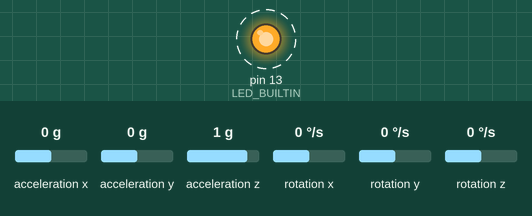
Simulated run of this sketch. Board: Arduino Uno, built with avr-gcc and run on an emulated ATmega328P. Parts: output pins drawn as LEDs (lit = HIGH). Dashed ring = blinking. The inputs (shaded band) are chosen by the test bench; at power-on: acceleration x 0 g, acceleration y 0 g, acceleration z 1 g, rotation x 0 °/s, rotation y 0 °/s, rotation z 0 °/s. What the sketch prints to the serial monitor is not drawn.

Above: at 3.2 s.
Timing chart, 0 to 6.0 s (numbered marks = the images above):
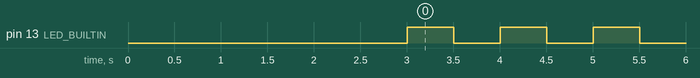

The sketch:

firmware.ino
```cpp
#include <SoftwareSerial.h>
#include <Wire.h>
#include <MPU6050_tockn.h>
#include <string.h>
#include <stdlib.h>
#include <math.h>

#define SERIAL_BAUD 115200
#define HOVER_BAUD 115200
#define HOVER_RX_PIN 2
#define HOVER_TX_PIN 3
#define START_FRAME 0xABCD
#define CONTROL_INTERVAL_MS 100
#define TELEMETRY_INTERVAL_MS 50
#define DIAGNOSTIC_INTERVAL_MS 1000
#define FEEDBACK_TIMEOUT_MS 500
#define COMMAND_TIMEOUT_MS 500
#define WHEEL_DIAMETER 0.165f
#define WHEEL_SEPARATION 0.521f
#define MAX_LINEAR_VELOCITY 2.10f
#define MAX_ANGULAR_VELOCITY 2.49f
#define MAX_WHEEL_VELOCITY 2.10f
#define STEER_GAIN 0.0043f
#define SPEED_GAIN 0.0086f
#define MAX_MOTOR_COMMAND 500.0f
#define SPEED_TO_RPM 1.0f
#define IMU_Z_SIGN 1.0f

SoftwareSerial HoverSerial(HOVER_RX_PIN, HOVER_TX_PIN);
MPU6050 mpu6050(Wire);

struct __attribute__((packed)) SerialCommand {
    uint16_t start;
    int16_t steer;
    int16_t speed;
    uint16_t checksum;
};

struct __attribute__((packed)) SerialFeedback {
    uint16_t start;
    int16_t cmd1;
    int16_t cmd2;
    int16_t speedR_meas;
    int16_t speedL_meas;
    int16_t batVoltage;
    int16_t boardTemp;
    uint16_t cmdLed;
    uint16_t checksum;
};

SerialCommand Command;
SerialFeedback Feedback;
SerialFeedback NewFeedback;

uint8_t rxBuffer[sizeof(SerialFeedback)];
uint8_t rxIndex = 0;
char inputBuffer[40];
uint8_t inputIndex = 0;

float targetV = 0.0f;
float targetW = 0.0f;
float targetLeft = 0.0f;
float targetRight = 0.0f;
float measuredLeft = 0.0f;
float measuredRight = 0.0f;
float commandLeft = 0.0f;
float commandRight = 0.0f;
float imuAngleZ = 0.0f;
float imuGyroZ = 0.0f;

unsigned long lastControl = 0;
unsigned long lastTelemetry = 0;
unsigned long lastDiagnostic = 0;
unsigned long lastFeedback = 0;
unsigned long lastCommand = 0;

bool feedbackReceived = false;
bool commandActive = false;

unsigned long commandTimeoutCount = 0;
unsigned long feedbackStaleCycles = 0;
unsigned long validFeedbackCount = 0;
unsigned long invalidFeedbackCount = 0;
unsigned long validCommandCount = 0;
unsigned long invalidCommandCount = 0;

float clampFloat(float value, float minimum, float maximum) {
    if (value < minimum) return minimum;
    if (value > maximum) return maximum;
    return value;
}

void sendHoverCommand(int16_t steer, int16_t speed) {
    Command.start = START_FRAME;
    Command.steer = steer;
    Command.speed = speed;
    Command.checksum = Command.start ^ (uint16_t)Command.steer ^ (uint16_t)Command.speed;
    HoverSerial.write((uint8_t*)&Command, sizeof(Command));
}

void driveMotors(float leftMps, float rightMps) {
    float steer = -(leftMps + rightMps) / (2.0f * STEER_GAIN);
    float speed = (leftMps - rightMps) / (2.0f * SPEED_GAIN);
    steer = clampFloat(steer, -MAX_MOTOR_COMMAND, MAX_MOTOR_COMMAND);
    speed = clampFloat(speed, -MAX_MOTOR_COMMAND, MAX_MOTOR_COMMAND);
    sendHoverCommand((int16_t)roundf(steer), (int16_t)roundf(speed));
}

float rawToMps(int16_t raw) {
    return (raw * SPEED_TO_RPM * PI * WHEEL_DIAMETER) / 60.0f;
}

void receiveFeedback() {
    while (HoverSerial.available()) {
        uint8_t incoming = HoverSerial.read();
        if (rxIndex == 0) {
            if (incoming == 0xCD) rxBuffer[rxIndex++] = incoming;
            continue;
        }
        if (rxIndex == 1) {
            if (incoming == 0xAB) rxBuffer[rxIndex++] = incoming;
            else rxIndex = (incoming == 0xCD) ? 1 : 0;
            continue;
        }
        rxBuffer[rxIndex++] = incoming;
        if (rxIndex == sizeof(SerialFeedback)) {
            memcpy(&NewFeedback, rxBuffer, sizeof(SerialFeedback));
            uint16_t checksum = NewFeedback.start ^ (uint16_t)NewFeedback.cmd1 ^ (uint16_t)NewFeedback.cmd2 ^ (uint16_t)NewFeedback.speedR_meas ^ (uint16_t)NewFeedback.speedL_meas ^ NewFeedback.batVoltage ^ NewFeedback.boardTemp ^ NewFeedback.cmdLed;
            if (NewFeedback.start == START_FRAME && checksum == NewFeedback.checksum) {
                Feedback = NewFeedback;
                feedbackReceived = true;
                lastFeedback = millis();
                measuredLeft = rawToMps(Feedback.speedR_meas);
                measuredRight = rawToMps(-Feedback.speedL_meas);
                validFeedbackCount++;
            } else {
                invalidFeedbackCount++;
            }
            rxIndex = 0;
        }
    }
}

void updateIMU() {
    mpu6050.update();
    imuAngleZ = IMU_Z_SIGN * mpu6050.getAngleZ();
    imuGyroZ = IMU_Z_SIGN * mpu6050.getGyroZ();
}

void computeWheelTargets() {
    targetLeft = targetV - (targetW * WHEEL_SEPARATION / 2.0f);
    targetRight = targetV + (targetW * WHEEL_SEPARATION / 2.0f);
    float maxWheel = fmaxf(fabsf(targetLeft), fabsf(targetRight));
    if (maxWheel > MAX_WHEEL_VELOCITY) {
        float scale = MAX_WHEEL_VELOCITY / maxWheel;
        targetLeft *= scale;
        targetRight *= scale;
    }
}

void stopMotors() {
    commandActive = false;
    targetV = 0.0f;
    targetW = 0.0f;
    targetLeft = 0.0f;
    targetRight = 0.0f;
    commandLeft = 0.0f;
    commandRight = 0.0f;
    sendHoverCommand(0, 0);
}

void checkCommandTimeout() {
    if (commandActive && millis() - lastCommand >= COMMAND_TIMEOUT_MS) {
        commandTimeoutCount++;
        stopMotors();
    }
}

void processCommand(char* input) {
    if (strcmp(input, "STOP") == 0 || strcmp(input, "stop") == 0) {
        validCommandCount++;
        stopMotors();
        return;
    }
    char* comma = strchr(input, ',');
    if (!comma) {
        invalidCommandCount++;
        return;
    }
    *comma = '\0';
    char* endV;
    char* endW;
    float v = strtod(input, &endV);
    float w = strtod(comma + 1, &endW);
    if (endV == input || *endV != '\0' || endW == comma + 1 || *endW != '\0' || isnan(v) || isnan(w) || isinf(v) || isinf(w)) {
        invalidCommandCount++;
        return;
    }
    if (fabsf(v) > MAX_LINEAR_VELOCITY || fabsf(w) > MAX_ANGULAR_VELOCITY) {
        invalidCommandCount++;
        return;
    }
    targetV = v;
    targetW = w;
    lastCommand = millis();
    commandActive = true;
    validCommandCount++;
}

void readSerialInput() {
    while (Serial.available()) {
        char c = Serial.read();
        if (c == '\n' || c == '\r') {
            if (inputIndex > 0) {
                inputBuffer[inputIndex] = '\0';
                processCommand(inputBuffer);
                inputIndex = 0;
            }
        } else if (inputIndex < sizeof(inputBuffer) - 1) {
            inputBuffer[inputIndex++] = c;
        } else {
            inputIndex = 0;
            invalidCommandCount++;
        }
    }
}

void printTelemetry() {
    bool fresh = feedbackReceived && (millis() - lastFeedback <= FEEDBACK_TIMEOUT_MS);
    if (!fresh) return;
    Serial.print(measuredLeft, 4);
    Serial.print(',');
    Serial.print(measuredRight, 4);
    Serial.print(',');
    Serial.print(Feedback.batVoltage / 100.0f, 2);
    Serial.print(',');
    Serial.print(Feedback.boardTemp / 10.0f, 1);
    Serial.print(',');
    Serial.print(imuAngleZ, 3);
    Serial.print(',');
    Serial.println(imuGyroZ, 3);
}

void printDiagnostics() {
    unsigned long now = millis();
    Serial.print("# DIAG ");
    Serial.print("cmd_timeout=");
    Serial.print(commandTimeoutCount);
    Serial.print(" feedback_stale_cycles=");
    Serial.print(feedbackStaleCycles);
    Serial.print(" valid_cmd=");
    Serial.print(validCommandCount);
    Serial.print(" invalid_cmd=");
    Serial.print(invalidCommandCount);
    Serial.print(" valid_fb=");
    Serial.print(validFeedbackCount);
    Serial.print(" invalid_fb=");
    Serial.print(invalidFeedbackCount);
    Serial.print(" cmd_age_ms=");
    Serial.print(now - lastCommand);
    Serial.print(" fb_age_ms=");
    if (feedbackReceived) {
        Serial.print(now - lastFeedback);
    } else {
        Serial.print("NA");
    }
    Serial.print(" active=");
    Serial.print(commandActive ? 1 : 0);
    Serial.print(" targetV=");
    Serial.print(targetV, 3);
    Serial.print(" targetW=");
    Serial.print(targetW, 3);
    Serial.print(" left_cmd=");
    Serial.print(commandLeft, 3);
    Serial.print(" right_cmd=");
    Serial.println(commandRight, 3);
}

void setup() {
    Serial.begin(SERIAL_BAUD);
    pinMode(LED_BUILTIN, OUTPUT);
    HoverSerial.begin(HOVER_BAUD);
    stopMotors();
    Wire.begin();
    Wire.setClock(100000);
    mpu6050.begin();
    Serial.flush();
    mpu6050.calcGyroOffsets(true);
    mpu6050.update();
    lastControl = millis();
    lastTelemetry = millis();
    lastDiagnostic = millis();
    lastCommand = millis();
}

void loop() {
    unsigned long now = millis();
    checkCommandTimeout();
    readSerialInput();
    receiveFeedback();
    updateIMU();
    if (now - lastControl >= CONTROL_INTERVAL_MS) {
        lastControl = now;
        computeWheelTargets();
        bool fresh = feedbackReceived && (millis() - lastFeedback <= FEEDBACK_TIMEOUT_MS);
        if (!fresh && commandActive) feedbackStaleCycles++;
        if (fresh && commandActive) {
            commandLeft = targetLeft;
            commandRight = targetRight;
        } else {
            commandLeft = 0.0f;
            commandRight = 0.0f;
        }
        driveMotors(commandLeft, commandRight);
    }
    if (now - lastTelemetry >= TELEMETRY_INTERVAL_MS) {
        lastTelemetry = now;
        printTelemetry();
    }
    if (now - lastDiagnostic >= DIAGNOSTIC_INTERVAL_MS) {
        lastDiagnostic = now;
        printDiagnostics();
    }
    digitalWrite(LED_BUILTIN, (now % 1000) < 500);
}
```

Measured:
- by itself, pin 13 (LED_BUILTIN): alternates HIGH for 0.50 s and LOW for 0.50 s
